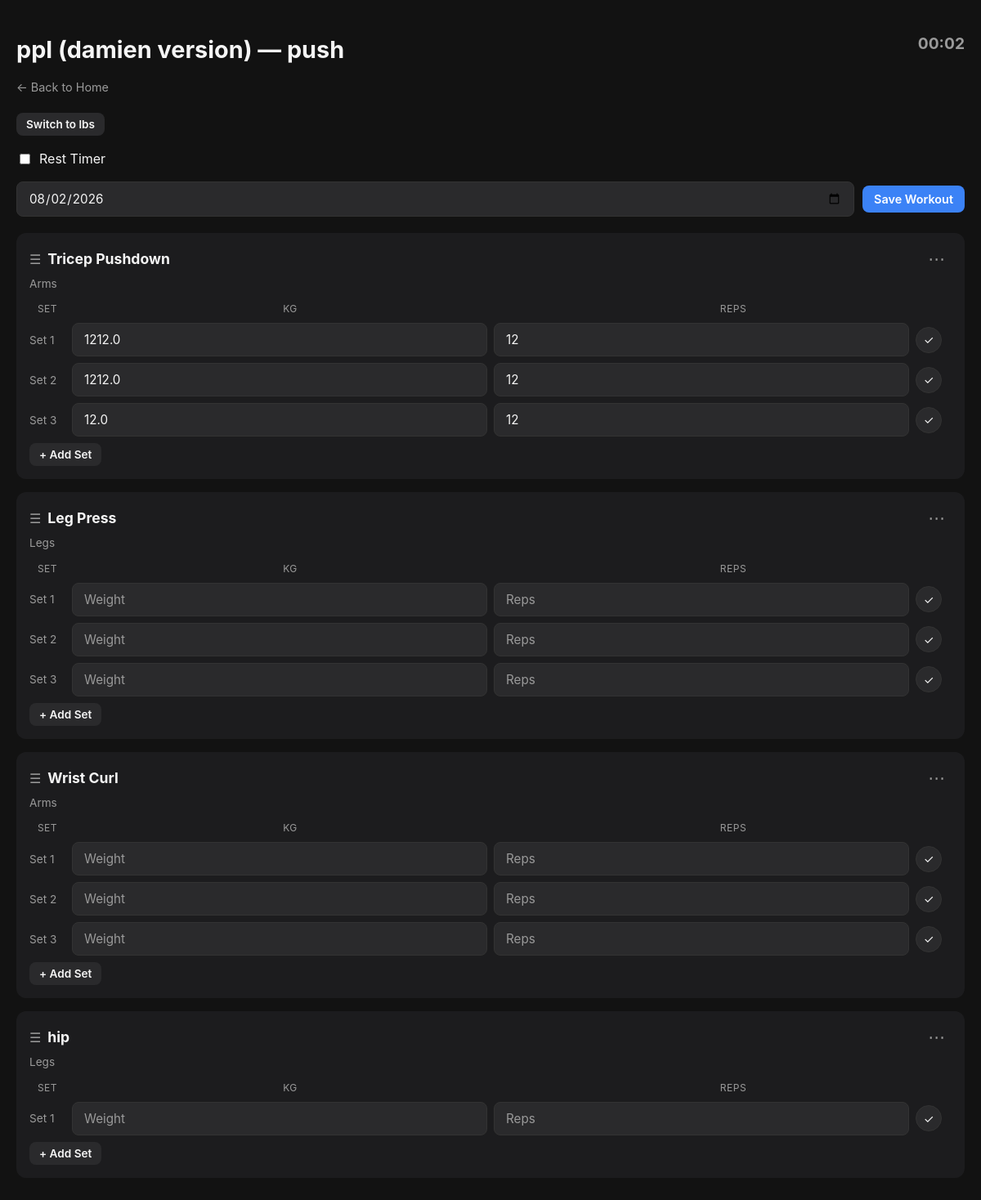
The page /log/1/1 on the database its author committed.
### tables this page shows
CREATE TABLE workout_splits (
            id INTEGER PRIMARY KEY AUTOINCREMENT,
            name TEXT NOT NULL
        );

CREATE TABLE split_days (
            id INTEGER PRIMARY KEY AUTOINCREMENT,
            split_id INTEGER NOT NULL,
            day_name TEXT NOT NULL,
            day_order INTEGER NOT NULL,
            FOREIGN KEY (split_id) REFERENCES workout_splits(id)
        );

CREATE TABLE sets (
            id INTEGER PRIMARY KEY AUTOINCREMENT,
            log_id INTEGER NOT NULL,
            set_number INTEGER NOT NULL,
            reps INTEGER NOT NULL,
            weight REAL NOT NULL,
            unit TEXT NOT NULL DEFAULT 'lbs',
            notes TEXT,
            created_at DATETIME DEFAULT CURRENT_TIMESTAMP,
            FOREIGN KEY (log_id) REFERENCES workout_logs(id)
        );

CREATE TABLE split_exercises (
            id INTEGER PRIMARY KEY AUTOINCREMENT,
            split_day_id INTEGER NOT NULL,
            exercise_id INTEGER NOT NULL,
            sets_count INTEGER NOT NULL DEFAULT 3, exercise_order INTEGER NOT NULL DEFAULT 0,
            FOREIGN KEY (split_day_id) REFERENCES split_days(id),
            FOREIGN KEY (exercise_id) REFERENCES exercises(id)
        );

CREATE TABLE exercises (
            id INTEGER PRIMARY KEY AUTOINCREMENT,
            name TEXT NOT NULL,
            muscle_group TEXT NOT NULL
        );

### app.py (the view)
@app.route("/log/<int:split_id>/<int:day_id>")
def log_day(split_id, day_id):
    conn = get_db()
    cursor = conn.cursor()
    cursor.execute("SELECT * FROM workout_splits WHERE id = ?", (split_id,))
    split = cursor.fetchone()
    cursor.execute("SELECT * FROM split_days WHERE id = ?", (day_id,))
    day = cursor.fetchone()
    cursor.execute("""
        SELECT exercises.*, split_exercises.sets_count,
            split_exercises.id as split_exercise_id FROM exercises
        JOIN split_exercises ON exercises.id = split_exercises.exercise_id
        WHERE split_exercises.split_day_id = ?
    """, (day_id,))
    exercises = cursor.fetchall()
    previous_data = {}
    last_unit = "lbs"
    cursor.execute("""
        SELECT * FROM supersets WHERE split_day_id = ?
    """, (day_id,))
    superset_rows = cursor.fetchall()
    supersets = {row["exercise_id_1"]: row["exercise_id_2"] for row in superset_rows}
    superset_is_custom = {row["exercise_id_1"]: row["is_custom_superset"] for row in superset_rows}
    for exercise in exercises:
        cursor.execute("""
            SELECT workout_logs.id, workout_logs.date
            FROM workout_logs
            WHERE workout_logs.exercise_id = ?
            ORDER BY workout_logs.date DESC
            LIMIT 1
        """, (exercise["id"],))
        last_log = cursor.fetchone()
        if last_log:
            cursor.execute("""
                SELECT set_number, weight, reps, unit
                FROM sets
                WHERE log_id = ?
                ORDER BY set_number
            """, (last_log["id"],))
            sets = cursor.fetchall()
            previous_data[exercise["id"]] = {
                "date": last_log["date"],
                "sets": sets
            }
            if sets:
                last_unit = sets[0]["unit"]
    conn.close()
    return render_template("log_day.html", split=split, day=day, exercises=exercises, previous_data=previous_data, last_unit=last_unit, supersets=supersets, superset_is_custom=superset_is_custom)

### app.py (called while the page is built)
def get_db():
    conn = sqlite3.connect(DB_PATH)
    conn.row_factory = sqlite3.Row
    return conn

### templates/log_day.html (shortened to what this page needs)
<!DOCTYPE html>
<html lang="en">
<head>
    <link rel="stylesheet" href="{{ url_for('static', filename='style.css') }}">
</head>
<body>
    <div class="page-header-row">
        <h1>{{ split.name }} — {{ day.day_name }}</h1>
        <div id="workout-timer" class="workout-timer">00:00</div>
    </div>
    <a class="back-link" href="#" onclick="showLeaveModal(); return false;">← Back to Home</a>
    <div class="control-bar">
        <button type="button" class="btn btn-secondary btn-sm" onclick="toggleUnit()">Switch to {{ "lbs" if last_unit == "kg" else "kg" }}</button>
    </div>
    <div class="control-bar" style="flex-direction: column; align-items: flex-start;">
        <label class="checkbox-label">
            <input type="checkbox" id="rest-timer-toggle" onchange="toggleRestTimerOptions()">
            Rest Timer
        </label>
    </div>
    <form action="/log/{{ split.id }}/{{ day.id }}" method="POST">
        <div class="save-bar">
            <input type="date" name="date" id="workout-date-input" class="text-input" required>
            <button type="submit" class="btn btn-primary">Save Workout</button>
        </div>
        {% set all_exercise_ids = exercises | map(attribute='id') | list %}
        <div id="sortable-exercises" data-split-id="{{ split.id }}">
        {% for exercise in exercises %}
            {% if exercise.id not in supersets.values() %}
            <div id="exercise-block-{{ exercise.id }}" class="exercise-block" data-split-exercise-id="{{ exercise.split_exercise_id }}">
                <div class="exercise-block-header">
                    <span class="drag-handle">☰</span>
                    <h3>{{ exercise.name }}</h3>
                    <button type="button" class="exercise-menu-btn" onclick="openMenu({{ exercise.id }}, '{{ exercise.name }}', {{ exercise.split_exercise_id }}, {{ all_exercise_ids | tojson }})">⋯</button>
                </div>
                <p class="exercise-muscle-group">{{ exercise.muscle_group }}</p>
                <div class="set-header">
                    <span>Set</span>
                    <span class="unit-header">{{ last_unit }}</span>
                    <span>Reps</span>
                </div>
                <div id="sets-{{ exercise.id }}">
                        {% for i in range(1, exercise.sets_count + 1) %}
                            <div class="set-row">
                                <label class="set-label">Set {{ i }}</label>
                                {% if previous_data[exercise.id] and previous_data[exercise.id]["sets"]|length >= i %}
                                    <input type="number"
                                        class="text-input set-input weight-input"
                                        name="weight_{{ exercise.id }}_{{ i }}"
                                        value="{{ previous_data[exercise.id]['sets'][i-1]['weight'] }}"
                                        placeholder="Weight"
                                        step="any">
                                    <input type="number"
                                        class="text-input set-input-sm"
                                        name="reps_{{ exercise.id }}_{{ i }}"
                                        value="{{ previous_data[exercise.id]['sets'][i-1]['reps'] }}"
                                        placeholder="Reps">
                                {% endif %}
                                <button type="button" class="set-done-btn" onclick="markSetDone(this)">✓</button>
                            </div>
                        {% endfor %}
                    </div>
                <button type="button" class="btn btn-secondary btn-sm" onclick="addSet({{ exercise.id }}, {{ exercise.sets_count }})">+ Add Set</button>
            </div>
    {% endif %}
        {% endfor %}
        </div>
    </form>
</body>
</html>

### static/style.css (style rules this page uses)
:root { --bg-primary: #121212; --bg-secondary: #1c1c1e; --bg-tertiary: #2a2a2c; --text-primary: #f5f5f5; --text-secondary: #9a9a9a; --border-color: #333333; --accent: #3b82f6; --superset-color: #f97316; --danger: #ef4444; --danger-hover: #dc2626; --radius: 12px; }
* { box-sizing: border-box; }
body { background-color: var(--bg-primary); color: var(--text-primary); font-family: -apple-system, BlinkMacSystemFont, "Segoe UI", Roboto, sans-serif; margin: 0; padding: 20px; line-height: 1.5; }
h1 { font-size: 1.8em; font-weight: 700; margin-bottom: 4px; }
h3 { font-size: 1.1em; margin: 0; }
a { color: var(--accent); text-decoration: none; }
p { margin: 0 0 8px; }
.btn { display: inline-block; padding: 8px 14px; border-radius: 8px; border: none; font-size: 0.9em; font-weight: 600; cursor: pointer; text-decoration: none; font-family: inherit; }
.btn-primary { background: var(--accent); color: #fff; }
.btn-secondary { background: var(--bg-tertiary); color: var(--text-primary); }
.back-link { display: inline-flex; align-items: center; gap: 6px; color: var(--text-secondary); font-size: 0.9em; margin-bottom: 20px; }
.text-input { background: var(--bg-tertiary); border: 1px solid var(--border-color); color: var(--text-primary); padding: 10px 14px; border-radius: 8px; font-size: 0.95em; font-family: inherit; flex: 1; min-width: 200px; }
.text-input::placeholder { color: var(--text-secondary); }
.drag-handle { color: var(--text-secondary); cursor: grab; }
.page-header-row { display: flex; justify-content: space-between; align-items: center; margin-bottom: 8px; }
.workout-timer { font-size: 1.2em; font-weight: bold; color: var(--text-secondary); }
.control-bar { display: flex; align-items: center; gap: 12px; flex-wrap: wrap; margin-bottom: 16px; }
.checkbox-label { display: flex; align-items: center; gap: 8px; cursor: pointer; }
.save-bar { display: flex; align-items: center; gap: 10px; margin-bottom: 20px; }
.exercise-block { background: var(--bg-secondary); border-radius: var(--radius); padding: 16px; margin-bottom: 16px; }
.exercise-block-header { display: flex; align-items: center; gap: 8px; }
.exercise-block-header h3 { flex: 1; margin: 0; }
.exercise-menu-btn { background: none; border: none; color: var(--text-secondary); font-size: 1.3em; cursor: pointer; padding: 4px 8px; }
.exercise-muscle-group { color: var(--text-secondary); font-size: 0.85em; margin: 4px 0 12px; }
.set-row { display: flex; align-items: center; gap: 8px; flex-wrap: wrap; margin-bottom: 8px; }
.set-label { color: var(--text-secondary); font-size: 0.85em; width: 44px; }
.set-header { display: flex; align-items: center; gap: 8px; margin-bottom: 8px; color: var(--text-secondary); font-size: 0.75em; text-transform: uppercase; letter-spacing: 0.5px; }
.set-header span:nth-child(1) { width: 44px; text-align: center; }
.set-header span:nth-child(2), .set-header span:nth-child(3) { flex: 1; text-align: center; }
.set-input { width: 90px; }
.set-input-sm { width: 70px; }
.set-done-btn { background: var(--bg-tertiary); border: 1px solid var(--border-color); color: var(--text-primary); border-radius: 50%; width: 32px; height: 32px; cursor: pointer; font-size: 0.9em; font-family: inherit; }
.btn-sm { padding: 6px 12px; font-size: 0.85em; }

### rows shown on the page
workout_splits: name "ppl (damien version)"
split_days: day_name "push"
sets: unit "lbs", unit "KG"
split_exercises: name "Tricep Pushdown", muscle_group "Arms", i "1" "2" "3", sets_count 3 (drawn)
sets: weight "1212.0", reps "12"
sets: weight "1212.0", reps "12"
sets: weight "12.0", reps "12"
split_exercises: name "Leg Press", muscle_group "Legs", i "1" "2" "3", sets_count 3 (drawn)
split_exercises: name "Wrist Curl", muscle_group "Arms", i "1" "2" "3", sets_count 3 (drawn)
split_exercises: name "hip", muscle_group "Legs", i "1", sets_count 1 (drawn)
